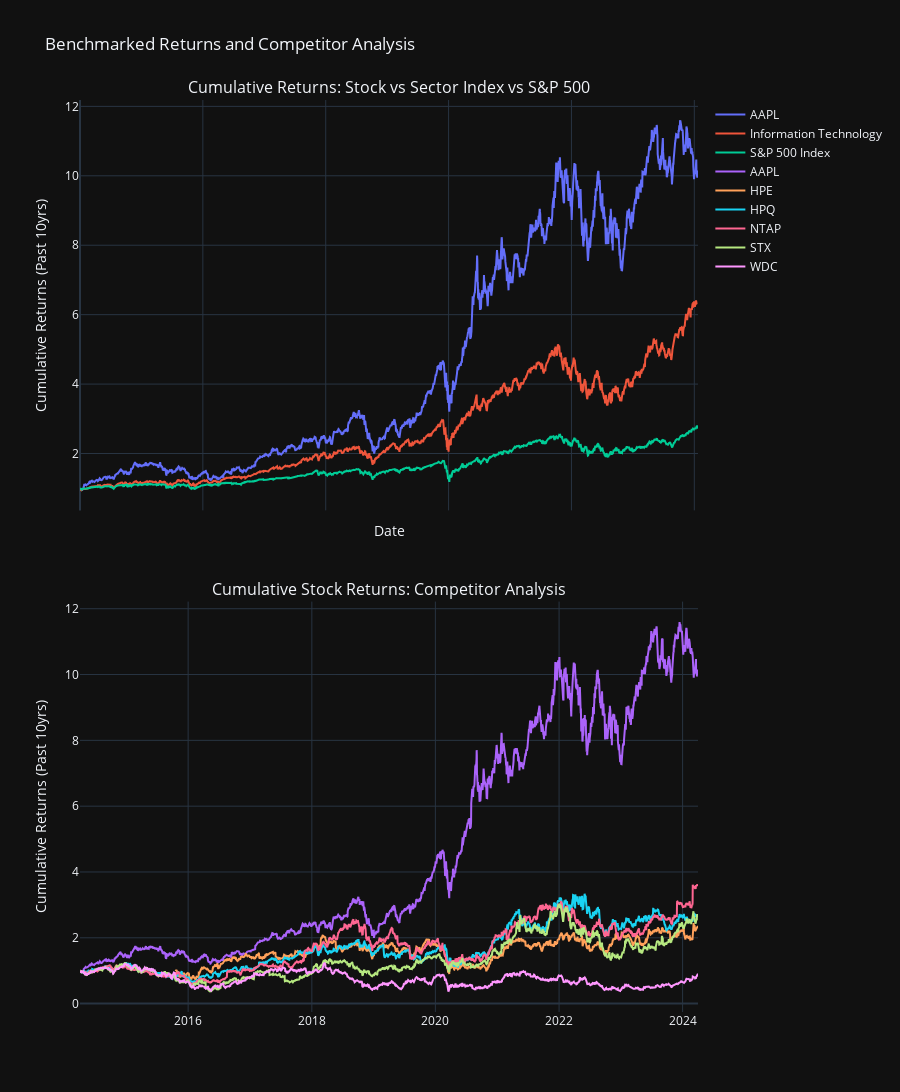

The notebook cell saved with this chart:
### Code cell
import yfinance as yf
import pandas as pd
import plotly.graph_objects as go
from plotly.subplots import make_subplots

def benchmarksAndCompetitorAnalysis(symbol: str):
    """
    Get comparison of returns against benchmarks and competitors from similar industry for the desired symbol.
    symbol: Symbol
    """
    # Get data and processing it
    data = yf.download(symbol, period='10y', interval='1d')
    data = data.reset_index()

    indices = {"Information Technology": "^SP500-45", "Health Care": "^SP500-35", "Financials": "^SP500-40",
               "Consumer Discretionary": "^SP500-25", "Communication Services": "^SP500-50", "Industrials": "^SP500-20",
               "Consumer Staples": "^SP500-30", "Energy": "^SP500-10", "Utilities": "^SP500-55", "Real Estate": "^SP500-60",
               "Materials": "^SP500-15", "S&P 500 Index": "^GSPC"}

    SP_data = pd.read_excel("S&P500data.xlsx")
    SP_data.columns = SP_data.iloc[0, :]
    SP_data = SP_data.drop(index=0)

    symbol_sector = SP_data[SP_data['Symbol'] == symbol]['GICS Sector'].item()
    symbol_subsector = SP_data[SP_data['Symbol'] == symbol]['GICS Sub-Industry'].item()

    sector_index = yf.download(indices[symbol_sector], period='10y', interval='1d')
    sector_index = sector_index.reset_index()

    SP_index = yf.download(indices["S&P 500 Index"], period='10y', interval='1d')
    SP_index = SP_index.reset_index()

    competitor_data = SP_data[(SP_data['GICS Sector'] == symbol_sector) & (SP_data['GICS Sub-Industry'] == symbol_subsector)]
    tickers = list(competitor_data['Symbol'])
    stock_data = {}
    for ticker in tickers:
        data = yf.download(ticker, period='10y', interval='1d')
        data = data.reset_index()
        stock_data[ticker] = data

    # Plot data
    fig = make_subplots(rows=2, cols=1, shared_xaxes=True, vertical_spacing=0.1, subplot_titles=['Cumulative Returns: Stock vs Sector Index vs S&P 500','Cumulative Stock Returns: Competitor Analysis'])

    # Subplot 1: Comparison with benchmark returns
    stock_cumulative_returns = (1 + data['Adj Close'].pct_change()).cumprod()
    sector_cumulative_returns = (1 + sector_index['Adj Close'].pct_change()).cumprod()
    sp500_cumulative_returns = (1 + SP_index['Adj Close'].pct_change()).cumprod()

    stock_trace = go.Scatter(x=stock_cumulative_returns.index, y=stock_cumulative_returns.values, mode='lines', name=symbol)
    sector_trace = go.Scatter(x=sector_cumulative_returns.index, y=sector_cumulative_returns.values, mode='lines', name=symbol_sector)
    sp500_trace = go.Scatter(x=sp500_cumulative_returns.index, y=sp500_cumulative_returns.values, mode='lines', name="S&P 500 Index")

    fig.add_trace(stock_trace, row=1, col=1)
    fig.add_trace(sector_trace, row=1, col=1)
    fig.add_trace(sp500_trace, row=1, col=1)
    fig.update_layout(title='Benchmarked Returns and Competitor Analysis', xaxis_title='Date', yaxis_title='Cumulative Returns (Past 10yrs)', height=1200, template='plotly_dark')

    # Subplot 2: Comparison with competitors
    traces = []
    for ticker in tickers:
        data = stock_data[ticker]['Adj Close']
        cumulative_returns = (1 + data.pct_change()).cumprod()
        trace = go.Scatter(x=cumulative_returns.index, y=cumulative_returns.values, mode='lines', name=ticker, showlegend=True)
        traces.append(trace)

    for trace in traces:
        fig.add_trace(trace, row=2, col=1)

    fig.update_layout(yaxis2=dict(title='Cumulative Returns (Past 10yrs)'), height=1200)

    return fig
benchmarksAndCompetitorAnalysis('AAPL')

### Figure 1 — Plotly figure (JSON) as saved in the notebook; plotly's stock layout.template omitted (floating-point values rounded to 4 significant figures; data arrays with more than 128 entries replaced by an {"elided": "..."} marker saying what was removed)
{"data": [{"mode": "lines", "name": "AAPL", "type": "scatter", "x": {"elided": "2516 int values"}, "xaxis": "x", "y": {"elided": "2516 float values"}, "yaxis": "y"}, {"mode": "lines", "name": "Information Technology", "type": "scatter", "x": {"elided": "2513 int values"}, "xaxis": "x", "y": {"elided": "2513 float values"}, "yaxis": "y"}, {"mode": "lines", "name": "S&P 500 Index", "type": "scatter", "x": {"elided": "2516 int values"}, "xaxis": "x", "y": {"elided": "2516 float values"}, "yaxis": "y"}, {"mode": "lines", "name": "AAPL", "showlegend": true, "type": "scatter", "x": {"elided": "2516 str values"}, "xaxis": "x2", "y": {"elided": "2516 float values"}, "yaxis": "y2"}, {"mode": "lines", "name": "HPE", "showlegend": true, "type": "scatter", "x": {"elided": "2126 str values"}, "xaxis": "x2", "y": {"elided": "2126 float values"}, "yaxis": "y2"}, {"mode": "lines", "name": "HPQ", "showlegend": true, "type": "scatter", "x": {"elided": "2516 str values"}, "xaxis": "x2", "y": {"elided": "2516 float values"}, "yaxis": "y2"}, {"mode": "lines", "name": "NTAP", "showlegend": true, "type": "scatter", "x": {"elided": "2516 str values"}, "xaxis": "x2", "y": {"elided": "2516 float values"}, "yaxis": "y2"}, {"mode": "lines", "name": "STX", "showlegend": true, "type": "scatter", "x": {"elided": "2516 str values"}, "xaxis": "x2", "y": {"elided": "2516 float values"}, "yaxis": "y2"}, {"mode": "lines", "name": "WDC", "showlegend": true, "type": "scatter", "x": {"elided": "2516 str values"}, "xaxis": "x2", "y": {"elided": "2516 float values"}, "yaxis": "y2"}], "layout": {"annotations": [{"font": {"size": 16}, "showarrow": false, "text": "Cumulative Returns: Stock vs Sector Index vs S&P 500", "x": 0.5, "xanchor": "center", "xref": "paper", "y": 1, "yanchor": "bottom", "yref": "paper"}, {"font": {"size": 16}, "showarrow": false, "text": "Cumulative Stock Returns: Competitor Analysis", "x": 0.5, "xanchor": "center", "xref": "paper", "y": 0.45, "yanchor": "bottom", "yref": "paper"}], "height": 1200, "title": {"text": "Benchmarked Returns and Competitor Analysis"}, "xaxis": {"anchor": "y", "domain": [0, 1], "matches": "x2", "showticklabels": false, "title": {"text": "Date"}}, "xaxis2": {"anchor": "y2", "domain": [0, 1]}, "yaxis": {"anchor": "x", "domain": [0.55, 1], "title": {"text": "Cumulative Returns (Past 10yrs)"}}, "yaxis2": {"anchor": "x2", "domain": [0, 0.45], "title": {"text": "Cumulative Returns (Past 10yrs)"}}}}
